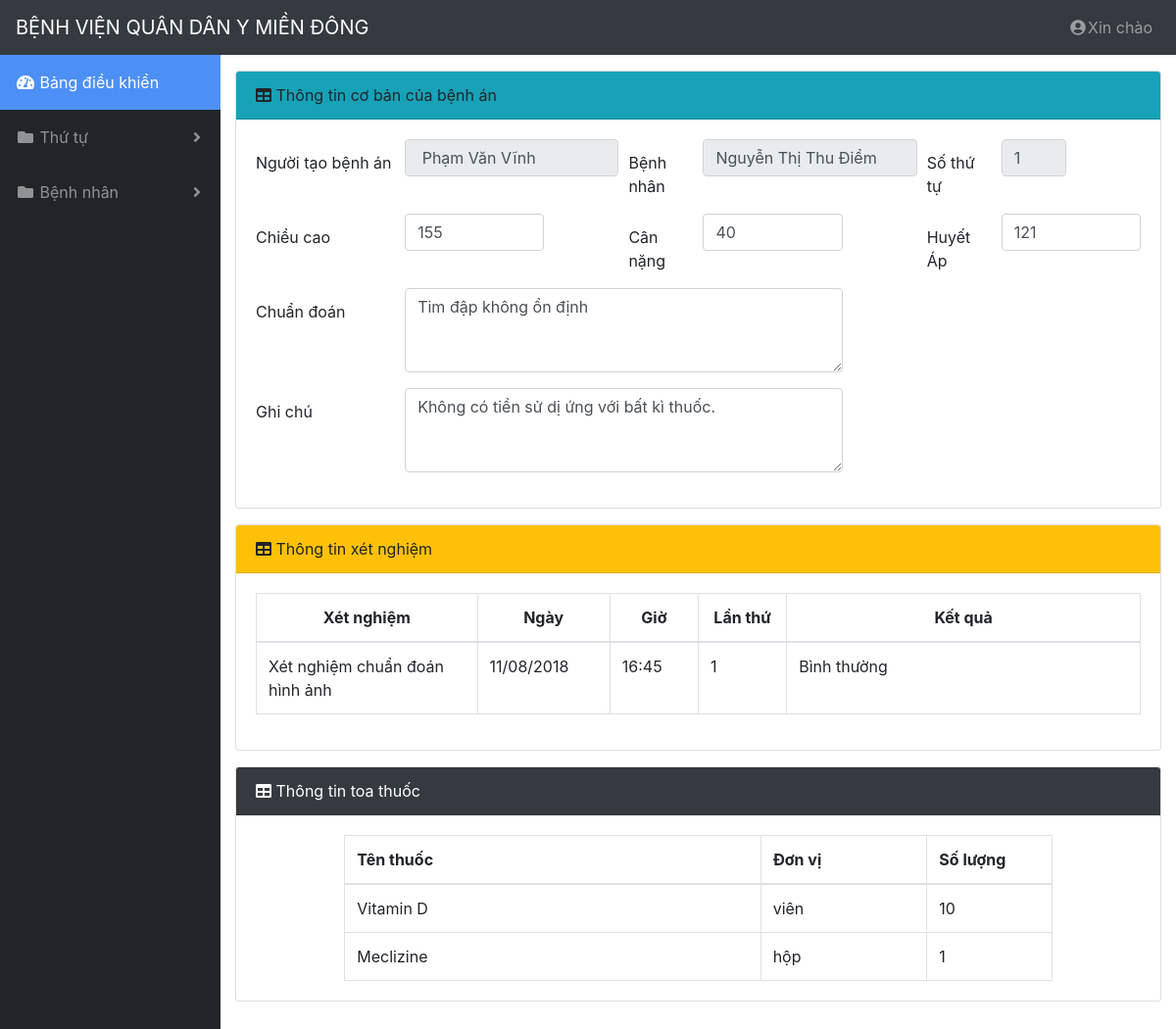
/views/chitietbenhan.php?ba=25, run on the app's committed database.
### tables this page shows
CREATE TABLE `tblbenhan` (
  `id` int(11) NOT NULL,
  `idBenhnhan` int(11) NOT NULL,
  `idBacsi` int(11) NOT NULL,
  `soTT` int(11) NOT NULL,
  `chuanDoan` varchar(255) NOT NULL,
  `chieuCao` float DEFAULT '160' COMMENT 'cm',
  `canNang` float DEFAULT '50' COMMENT 'KG',
  `huyetAp` float DEFAULT '120' COMMENT 'mmHg',
  `ghiChu` varchar(255) DEFAULT 'Kháng thuốc nôn ói',
  `ngayTao` timestamp NOT NULL DEFAULT CURRENT_TIMESTAMP ON UPDATE CURRENT_TIMESTAMP,
  `tinhTrang` char(1) NOT NULL DEFAULT '0' COMMENT '0: Chưa khám; 1: Đã khám',
  `datao_benhAn` char(1) NOT NULL DEFAULT '0' COMMENT '0 là chưa; 1 là rồi'
);

CREATE TABLE `tblbacsi` (
  `id` int(11) NOT NULL,
  `ten` varchar(255) NOT NULL,
  `idKhoa` int(11) NOT NULL,
  `ngaySinh` date DEFAULT NULL,
  `gioiTinh` char(3) NOT NULL,
  `diaChi` varchar(100) NOT NULL DEFAULT 'Quận 9, TPHCM',
  `CMND` char(9) NOT NULL,
  `danToc` varchar(255) DEFAULT NULL,
  `trinhDo` char(2) NOT NULL,
  `BHYT` char(15) DEFAULT NULL,
  `soDT` char(11) NOT NULL,
  `idDangnhap` int(11) NOT NULL
);

CREATE TABLE `tblbenhnhan` (
  `id` int(11) NOT NULL,
  `ten` varchar(255) NOT NULL,
  `gioiTinh` char(3) NOT NULL,
  `diaChi` varchar(100) NOT NULL,
  `ngaySinh` date NOT NULL,
  `soDT` char(11) NOT NULL,
  `CMND` char(9) DEFAULT NULL,
  `danToc` varchar(255) DEFAULT NULL,
  `ngheNghiep` varchar(255) DEFAULT NULL,
  `BHYT` char(15) DEFAULT NULL,
  `ngoaiTuyen` char(1) DEFAULT '0' COMMENT '0: Ngoại tuyến; 1: Không ngoại tuyến',
  `idDangnhap` int(11) NOT NULL
);

CREATE TABLE `tblphieuxetnghiem` (
  `id` int(11) NOT NULL,
  `idXetnghiem` int(11) NOT NULL,
  `idBenhan` int(11) NOT NULL,
  `soTT` int(11) NOT NULL,
  `ngayXetnghiem` date NOT NULL,
  `gioXetnghiem` time NOT NULL,
  `lanThu` int(11) DEFAULT '1',
  `ketQua` varchar(255) NOT NULL
);

CREATE TABLE `tblxetnghiem` (
  `id` int(11) NOT NULL,
  `tenXetNghiem` varchar(255) NOT NULL,
  `phongXetNghiem` int(11) NOT NULL,
  `DonGia` decimal(6,0) NOT NULL
);

CREATE TABLE `tblcttoathuoc` (
  `id` int(11) NOT NULL,
  `idtoathuoc` int(11) NOT NULL,
  `idthuoc` int(11) NOT NULL,
  `soLuong` int(11) NOT NULL,
  `tongTien` decimal(10,0) NOT NULL
);

CREATE TABLE `tblthuoc` (
  `id` int(11) NOT NULL,
  `tenThuoc` varchar(255) NOT NULL,
  `donVi` varchar(255) NOT NULL,
  `xuatXu` varchar(255) DEFAULT NULL,
  `donGia` decimal(10,0) NOT NULL,
  `tinhTrang` char(1) NOT NULL DEFAULT '0' COMMENT '0 là dang sử dụng; 1 là không sử dụng'
);

### views/chitietbenhan.php (the view, shortened to what this page needs)
<?php include('header.php') ?>
<?php
	if( ( $user['quyen']==0) && isset($_GET['ba']) && is_numeric($_GET['ba']) ){
		$conn = connection::_open();
        $id_ba = $_GET['ba'];
		$sql = "SELECT A.* , A.id as id_ba , B.* ,B.id as id_bn , B.ten  as ten_bn , C.* ,  C.id as id_bs , C.ten as ten_bs FROM tblbenhan A , tblbenhnhan B , tblbacsi C WHERE A.idBenhnhan = B.id AND A.idBacsi = C.id AND A.id= '{$id_ba}' ";
        $BenhAn = mysqli_query($conn,$sql)->fetch_array(MYSQLI_ASSOC);
		if($BenhAn){
			$sql = "SELECT * FROM tblphieuxetnghiem A,tblxetnghiem B WHERE A.idXetnghiem = B.id AND A.idBenhan = '{$id_ba}' ";
			$xetnghiem = mysqli_query($conn,$sql)->fetch_all(MYSQLI_ASSOC);
			$sql = "SELECT * FROM tbltoathuoc A , tblcttoathuoc B , tblthuoc  C WHERE B.idtoathuoc = A.id AND B.idthuoc = C.id AND A.idBenhan = '{$id_ba}'";
            $thuoc = mysqli_query($conn,$sql)->fetch_all(MYSQLI_ASSOC);
		}
		else{
            echo "<meta http-equiv='Refresh' content='0;URL=/' />";
            exit();
		}
	}else{
        echo "<meta http-equiv='Refresh' content='0;URL=/' />";
        exit();
	}
?>
<div class="container-fluid">
    <div class="card mb-3 mt-3">
		<div class="card-header bg-info">
			<i class="fas fa-table"></i>
			Thông tin cơ bản của bệnh án
		</div>
		<div class="card-body">
			<form id="form-benh-an">
				<div class="form-group">
					<div class="form-row">
						<div class="col-md-2">
							<label for="text_bacsi">Người tạo bệnh án</label>
						</div>
						<div class="col-md-3">
							<input class="form-control" type="text" name="text_bacsi" value="<?php echo $BenhAn['ten_bs'] ?>" readonly>
						</div>
						<div class="col-md-1">
							<label for="id_benh_nhan">Bệnh nhân</label>
						</div>
						<div class="col-md-3">
							<input class="form-control" type="text" name="text_benh_nhan" value="<?php echo $BenhAn['ten_bn'] ?>" readonly>
						</div>
						<div class="col-md-1">
							<label for="txt_soTT">Số thứ tự</label>
						</div>
						<div class="col-md-1">
							<input class="form-control" type="text" name="txt_soTT" value="<?php echo $BenhAn['soTT'] ?>" readonly>
						</div>
					</div>
				</div>
				<div class="form-group">
					<div class="form-row">
						<div class="col-md-2">
							<label for="text_chieu_cao">Chiều cao</label>
						</div>
						<div class="col-md-2">
							<input class="form-control" type="text" name="text_chieu_cao" placeholder="CM" value="<?php echo $BenhAn['chieuCao'] ?>">
						</div>
						<div class="col-md-1 offset-md-1">
							<label for="txt_can_nang">Cân nặng</label>
						</div>
						<div class="col-md-2">
							<input class="form-control" type="text" name="txt_can_nang" placeholder="KG" value="<?php echo $BenhAn['canNang'] ?>">
						</div>
						<div class="col-md-1 offset-md-1">
							<label for="txt_huyet_ap">Huyết Áp</label>
						</div>
						<div class="col-md-2">
							<input class="form-control" type="text" name="txt_huyet_ap" placeholder="mmHg" value="<?php echo $BenhAn['huyetAp'] ?>">
						</div>
					</div>
				</div>
				<div class="form-group">
					<div class="form-row">
						<div class="col-md-2">
							<label for="text_chuan_doan">Chuẩn đoán</label>
						</div>
						<div class="col-md-6">
							<textarea class="form-control" name="text_chuan_doan" cols="30" rows="3"><?php echo $BenhAn['chuanDoan'] ?></textarea>
						</div>
					</div>
				</div>
				<div class="form-group">
					<div class="form-row">
						<div class="col-md-2">
							<label for="text_chuan_doan">Ghi chú</label>
						</div>
						<div class="col-md-6">
							<textarea class="form-control" name="text_ghi_chu" cols="30" rows="3"><?php echo $BenhAn['ghiChu'] ?></textarea>
						</div>
					</div>
				</div>
			</form>
		</div>
    </div>
    <div class="card mb-3 mt-3">
		<div class="card-header bg-warning">
			<i class="fas fa-table"></i>
			Thông tin xét nghiệm
		</div>
		<div class="card-body">
			<div class="table-responsive">
				<table class="table table-bordered" id="table_xet_nghiem_detail" width="100%" cellspacing="0">
					<thead>
						<tr>
							<th>Xét nghiệm</th>
							<th>Ngày</th>
							<th>Giờ</th>
							<th>Lần thứ</th>
							<th>Kết quả</th>
						</tr>
					</thead>
					<tbody>
                        <?php
                            if( count( $xetnghiem ) > 0 ){
                                foreach( $xetnghiem as $xn ){
                                    $ngay = date('d/m/Y',strtotime($xn['ngayXetnghiem']) );
                                    $gio = substr($xn['gioXetnghiem'] , 0 ,5);
                                    echo "<tr>
                                    <td>{$xn['tenXetNghiem']}</td>
                                    <td>{$ngay}</td>
                                    <td>{$gio}</td>
                                    <td>{$xn['lanThu']}</td>
                                    <td>{$xn['ketQua']}</td>
                                    </tr>";
                                }
                            }
                        ?>
					</tbody>
				</table>
			</div>
		</div>
    </div>
    <div class="card mb-5 mt-3">
		<div class="card-header bg-dark text-white">
			<i class="fas fa-table"></i>
			Thông tin toa thuốc
		</div>
		<div class="card-body">
			<div class="table-responsive">
				<table class="table table-bordered" id="table_thuoc" width="100%" cellspacing="0">
					<thead>
						<tr>
							<th>Tên thuốc</th>
							<th>Đơn vị</th>
							<th>Số lượng</th>
						</tr>
					</thead>
					<tbody>
                        <?php
                            if( count( $thuoc ) > 0 ){
                                foreach( $thuoc as $t ){
                                    echo "<tr>
                                    <td>{$t['tenThuoc']}</td>
                                    <td>{$t['donVi']}</td>
                                    <td>{$t['soLuong']}</td>
                                    </tr>";
                                }
                            }
                        ?>
					</tbody>
				</table>
			</div>
		</div>
	</div>
</div>
<?php include('footer.php') ?>

### css/sb-admin.css (style rules this page uses)
html { position: relative; min-height: 100%; }
body { height: 100%; }
:root { --input-padding-x: 0.75rem; --input-padding-y: 0.75rem; }

### css/custom.css (style rules this page uses)
.bg-info { background: #17a2b8; }
.bg-warning { background: #ffc107; }
.bg-dark { background: #343a40; }
.form-row label { margin-bottom: unset; margin-top: 12px; }
#table_thuoc { width: 80%; margin: auto; }
#table_thuoc thead tr th:nth-child(1) { width:50%; }
#table_thuoc thead tr th:nth-child(2) { width:20%; }
#table_thuoc thead tr th:nth-child(3) { width:15%; }
#table_thuoc thead tr th:last-child { width:15%; }
#table_xet_nghiem_detail thead { text-align: center; }
#table_xet_nghiem_detail thead tr th:nth-child(1) { width:25%!important; }
#table_xet_nghiem_detail thead tr th:nth-child(2) { width:15%!important; }
#table_xet_nghiem_detail thead tr th:nth-child(3) { width:10%!important; }
#table_xet_nghiem_detail thead tr th:nth-child(4) { width:10%!important; }

### data on the page
tblbenhan: text_bacsi "Phạm Văn Vĩnh", text_benh_nhan "Nguyễn Thị Thu Điểm", txt_soTT "1", text_chieu_cao "155", txt_can_nang "40", txt_huyet_ap "121", text_chuan_doan "Tim đập không ổn định", text_ghi_chu "Không có tiền sử dị ứng với bất kì thuốc."
tblphieuxetnghiem: idXetnghiem.tenXetNghiem "Xét nghiệm chuẩn đoán hình ảnh", ngayXetnghiem "11/08/2018", gioXetnghiem "16:45", lanThu "1", ketQua "Bình thường"
tblcttoathuoc: idthuoc.tenThuoc "Vitamin D", idthuoc.donVi "viên", soLuong "10"
tblcttoathuoc: idthuoc.tenThuoc "Meclizine", idthuoc.donVi "hộp", soLuong "1"
